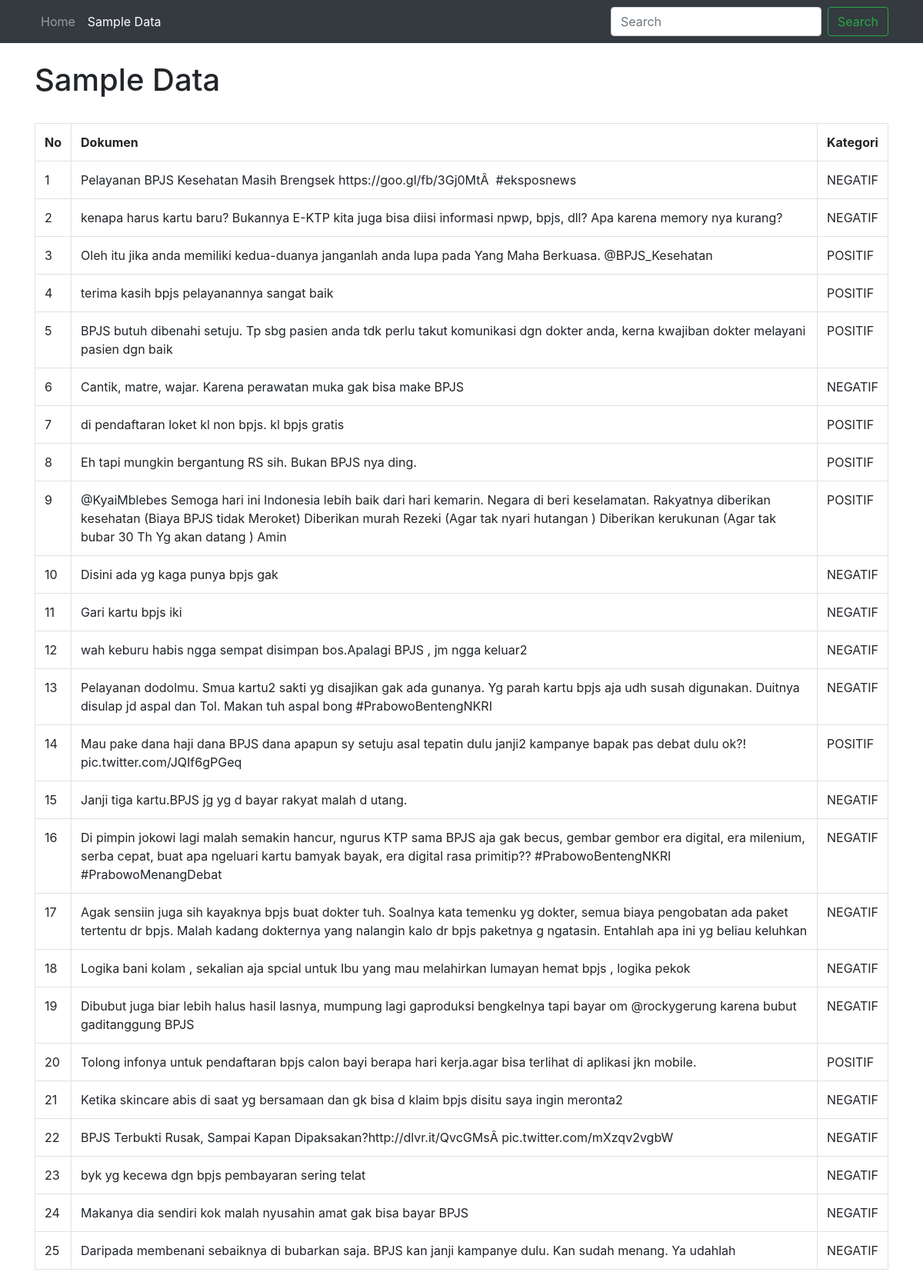
The page /data_sample.php on the database its author committed.
### tables this page shows
CREATE TABLE `trainingset` (
  `S_NO` int(11) NOT NULL,
  `document` text DEFAULT NULL,
  `category` varchar(255) DEFAULT NULL
);

### data_sample.php (the view, shortened to what this page needs)
<!doctype html>
<html lang="en">
<head>
  <link href="css/bootstrap.min.css" rel="stylesheet">
</head>
<body>
  <nav class="navbar navbar-expand-lg navbar-dark bg-dark">
    <div class="container">
      <div class="collapse navbar-collapse" id="navbarNavAltMarkup">
        <div class="navbar-nav">
          <a class="nav-item nav-link" href="index.php">Home <span class="sr-only">(current)</span></a>
          <a class="nav-item nav-link active" href="#">Sample Data</a>
        </div>
      </div>
      <form class="form-inline my-2 my-lg-0">
        <input class="form-control mr-sm-2" type="search" placeholder="Search" aria-label="Search">
        <button class="btn btn-outline-success my-2 my-sm-0" type="submit">Search</button>
      </form>
    </div>
  </nav>
  <br>
  <div class="container">
    <h1>Sample Data</h1>
    <br>
  </div>
  <div class="container">
    <?php
    require 'db_connect.php';
    $query = mysqli_query($conn, "SELECT * FROM trainingSet");
    ?>
    <form action="" method="post">
      <table class="table table-hover table-bordered" cellpadding="0" cellspacing="0">
        <tr>
          <th>No</th>
          <th>Dokumen</th>
          <th>Kategori</th>
        </tr>
        <?php if (mysqli_num_rows($query) > 0) {
          $no = 1;
        ?>
          <?php while ($data = mysqli_fetch_array($query)) { ?>
            <tr>
              <td><?php echo $no ?></td>
              <td><?php echo $data["document"]; ?></td>
              <td><?php echo $data["category"]; ?></td>
            </tr>
          <?php $no++;
          } ?>
        <?php } ?>
      </table>
    </form>
  </div>
</body>
</html>

### rows shown on the page
trainingset: document "Pelayanan BPJS Kesehatan Masih Brengsek https://goo.gl/fb/3Gj0MtÂ #eksposnews", category "NEGATIF"
trainingset: document "kenapa harus kartu baru? Bukannya E-KTP kita juga bisa diisi informasi npwp, bpjs, dll? Apa karena memory nya kurang?", category "NEGATIF"
trainingset: document "Oleh itu jika anda memiliki kedua-duanya janganlah anda lupa pada Yang Maha Berkuasa. @BPJS_Kesehatan", category "POSITIF"
trainingset: document "terima kasih bpjs pelayanannya sangat baik", category "POSITIF"
trainingset: document "BPJS butuh dibenahi setuju. Tp sbg pasien anda tdk perlu takut komunikasi dgn dokter anda, kerna kwajiban dokter melayani pasien dgn baik", category "POSITIF"
trainingset: document "Cantik, matre, wajar. Karena perawatan muka gak bisa make BPJS", category "NEGATIF"
trainingset: document "di pendaftaran loket kl non bpjs. kl bpjs gratis", category "POSITIF"
trainingset: document "Eh tapi mungkin bergantung RS sih. Bukan BPJS nya ding.", category "POSITIF"
trainingset: document "@KyaiMblebes Semoga hari ini Indonesia lebih baik dari hari kemarin. Negara di beri keselamatan. Rakyatnya diberikan kesehatan (Biaya BPJS tidak Meroket) Diberikan murah Rezeki (Agar tak nyari hutangan ) Diberikan kerukunan (Agar tak bubar 30 Th Yg akan datang ) Amin", category "POSITIF"
trainingset: document "Disini ada yg kaga punya bpjs gak", category "NEGATIF"
trainingset: document "Gari kartu bpjs iki", category "NEGATIF"
trainingset: document "wah keburu habis ngga sempat disimpan bos.Apalagi BPJS , jm ngga keluar2", category "NEGATIF"
trainingset: document "Pelayanan dodolmu. Smua kartu2 sakti yg disajikan gak ada gunanya. Yg parah kartu bpjs aja udh susah digunakan. Duitnya disulap jd aspal dan Tol. Makan tuh aspal bong #PrabowoBentengNKRI", category "NEGATIF"
trainingset: document "Mau pake dana haji dana BPJS dana apapun sy setuju asal tepatin dulu janji2 kampanye bapak pas debat dulu ok?! pic.twitter.com/JQIf6gPGeq", category "POSITIF"
trainingset: document "Janji tiga kartu.BPJS jg yg d bayar rakyat malah d utang.", category "NEGATIF"
trainingset: document "Di pimpin jokowi lagi malah semakin hancur, ngurus KTP sama BPJS aja gak becus, gembar gembor era digital, era milenium, serba cepat, buat apa ngeluari kartu bamyak bayak, era digital rasa primitip?? #PrabowoBentengNKRI #PrabowoMenangDebat", category "NEGATIF"
trainingset: document "Agak sensiin juga sih kayaknya bpjs buat dokter tuh. Soalnya kata temenku yg dokter, semua biaya pengobatan ada paket tertentu dr bpjs. Malah kadang dokternya yang nalangin kalo dr bpjs paketnya g ngatasin. Entahlah apa ini yg beliau keluhkan", category "NEGATIF"
trainingset: document "Logika bani kolam , sekalian aja spcial untuk Ibu yang mau melahirkan lumayan hemat bpjs , logika pekok", category "NEGATIF"
trainingset: document "Dibubut juga biar lebih halus hasil lasnya, mumpung lagi gaproduksi bengkelnya tapi bayar om @rockygerung karena bubut gaditanggung BPJS", category "NEGATIF"
trainingset: document "Tolong infonya untuk pendaftaran bpjs calon bayi berapa hari kerja.agar bisa terlihat di aplikasi jkn mobile.", category "POSITIF"
trainingset: document "Ketika skincare abis di saat yg bersamaan dan gk bisa d klaim bpjs disitu saya ingin meronta2", category "NEGATIF"
trainingset: document "BPJS Terbukti Rusak, Sampai Kapan Dipaksakan?http://dlvr.it/QvcGMsÂ pic.twitter.com/mXzqv2vgbW", category "NEGATIF"
trainingset: document "byk yg kecewa dgn bpjs pembayaran sering telat", category "NEGATIF"
trainingset: document "Makanya dia sendiri kok malah nyusahin amat gak bisa bayar BPJS", category "NEGATIF"
trainingset: document "Daripada membenani sebaiknya di bubarkan saja. BPJS kan janji kampanye dulu. Kan sudah menang. Ya udahlah", category "NEGATIF"
